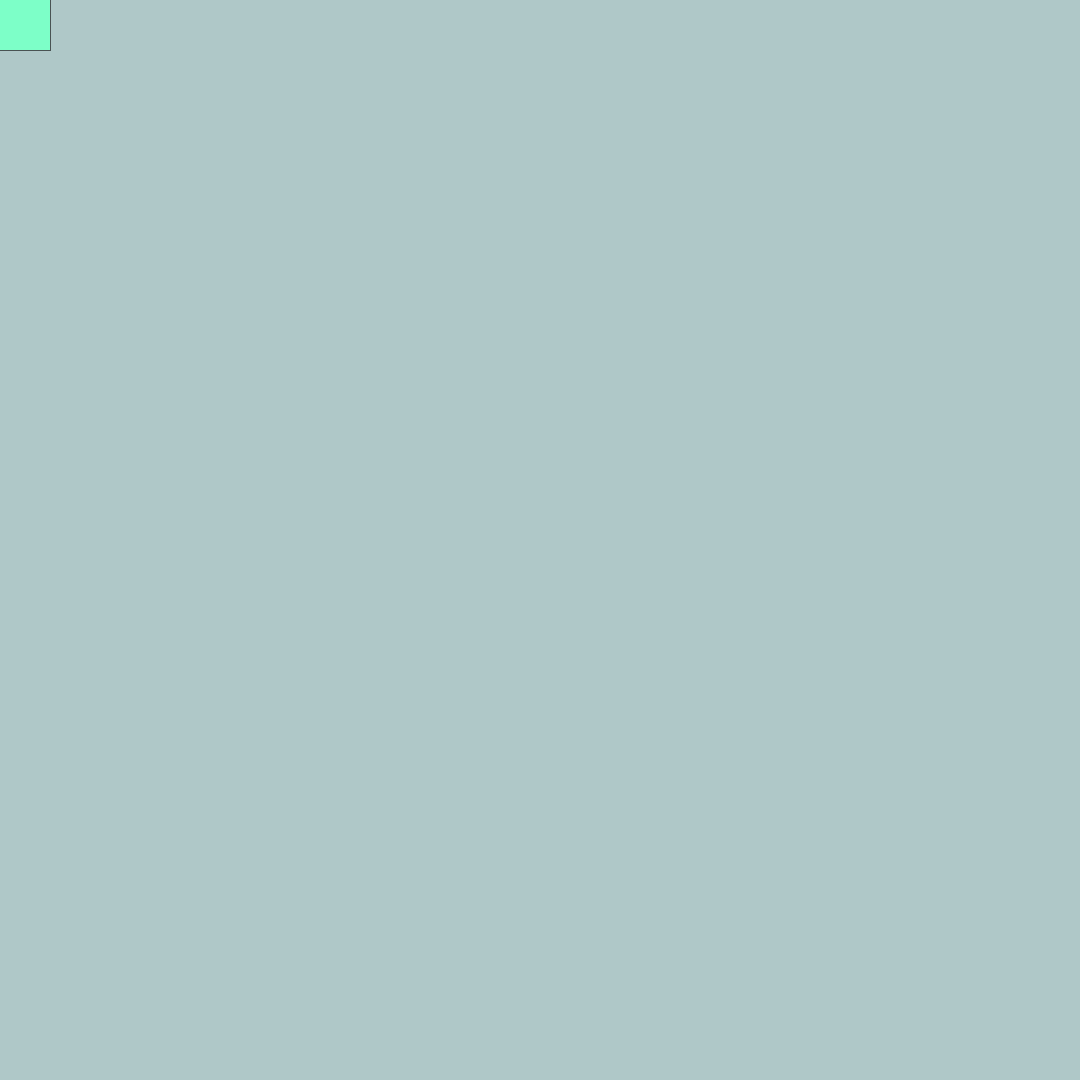
Frame 1 (no input)
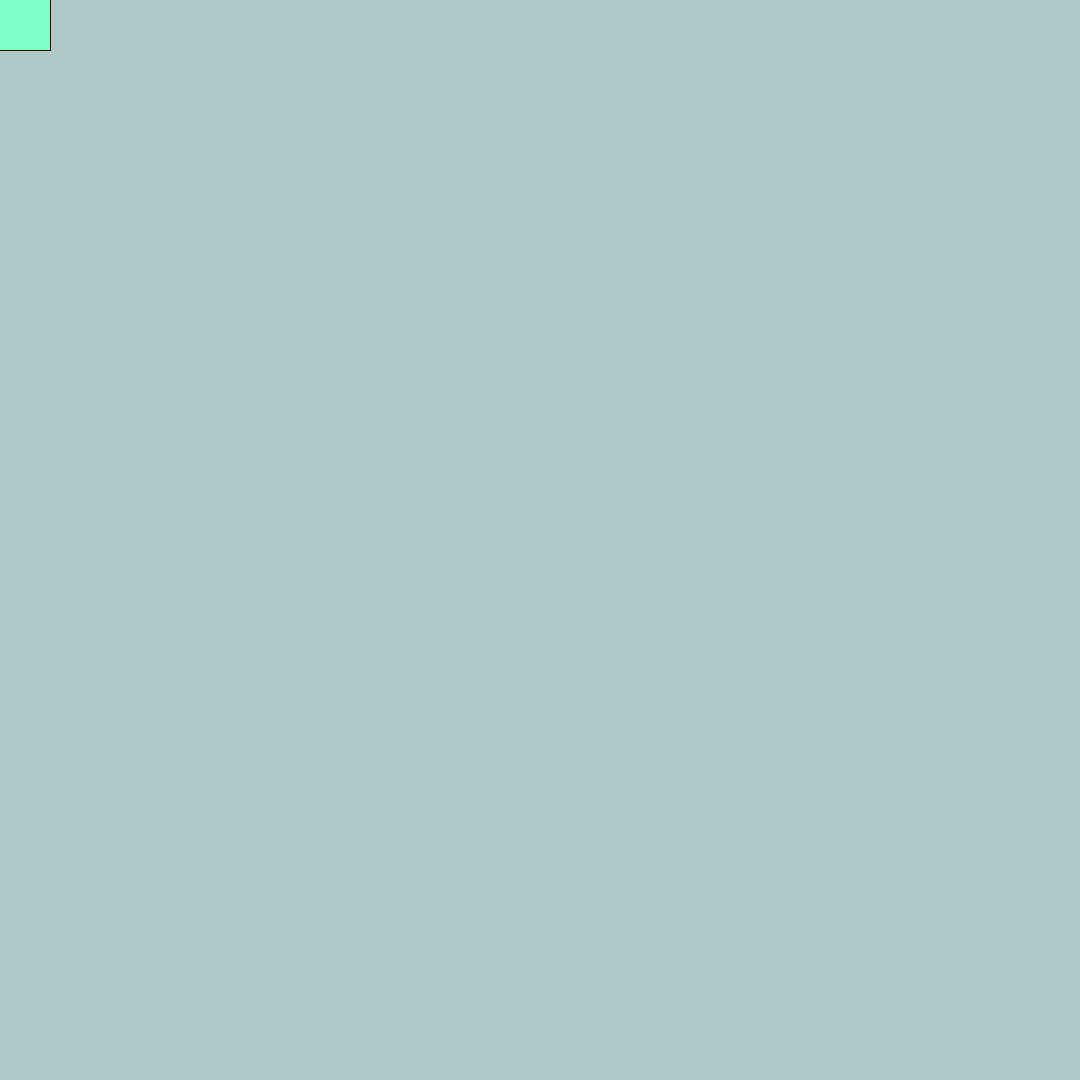
Frame 60 (the mouse pressed at the canvas centre just before this capture)
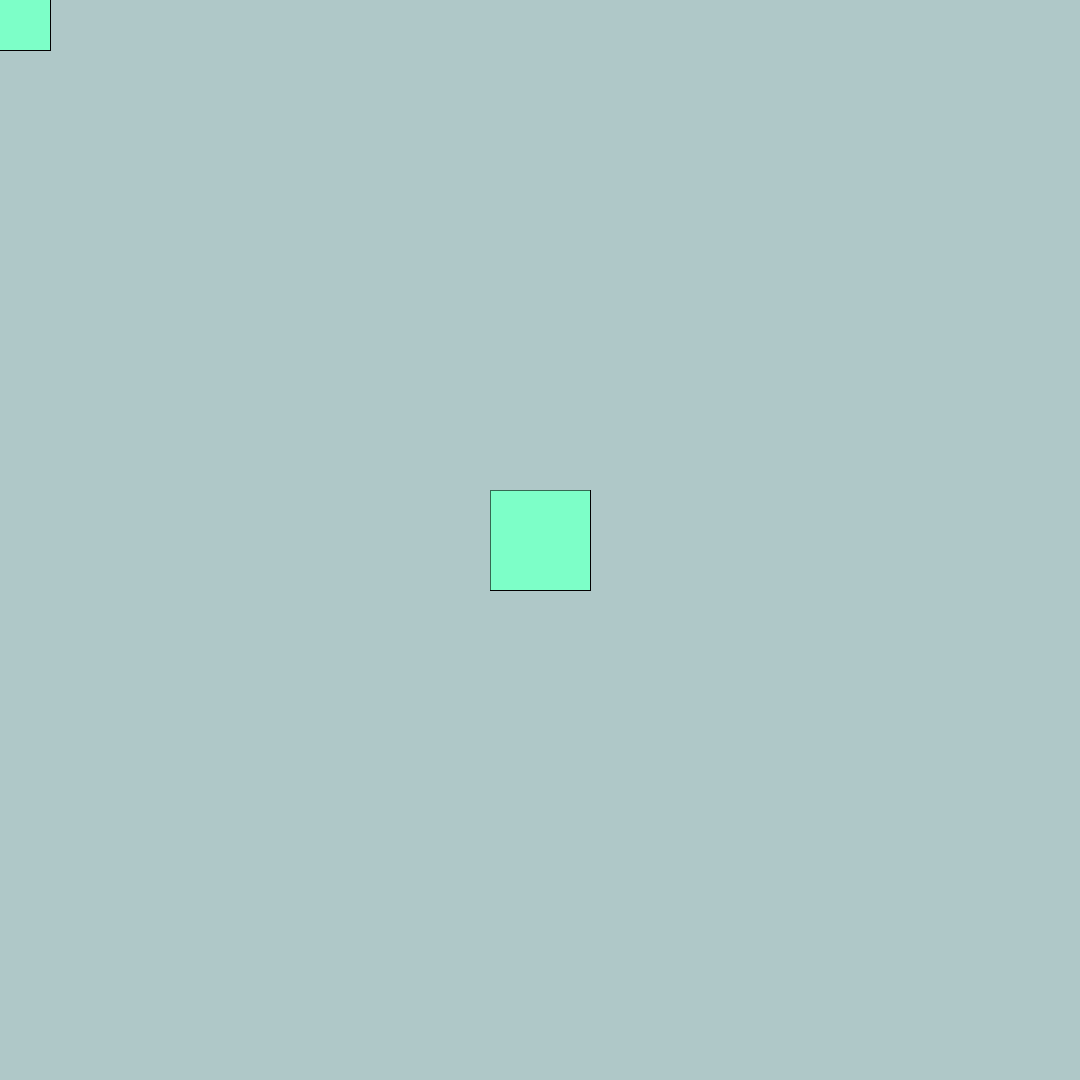
Frame 120 (the mouse held since frame 60 and released just before this capture)

The Processing sketch that drew these frames (run headless with seeded random() and noise(); from frame 60 on, the mouse is pressed at the canvas centre):

// Processing sketch: sketch_1
// ── sketch_1.pde
void setup(){
  background(175, 200, 200);
  size(1080, 1080);
}

void draw(){
  fill(125, 255, 200);
  stroke(2, 150);
  rectMode(CENTER);
  rect(mouseX, mouseY, 100, 100);
}

void mousePressed(){
  background(175, 200, 200);
}
